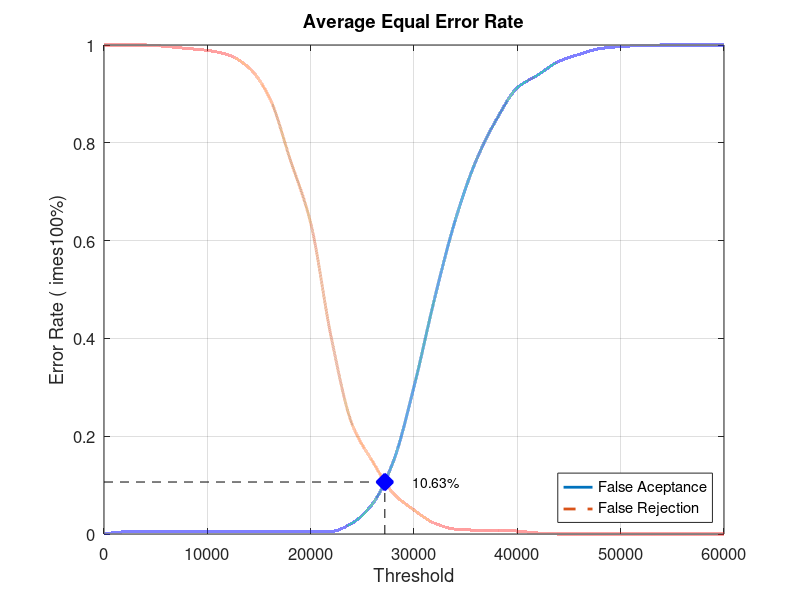
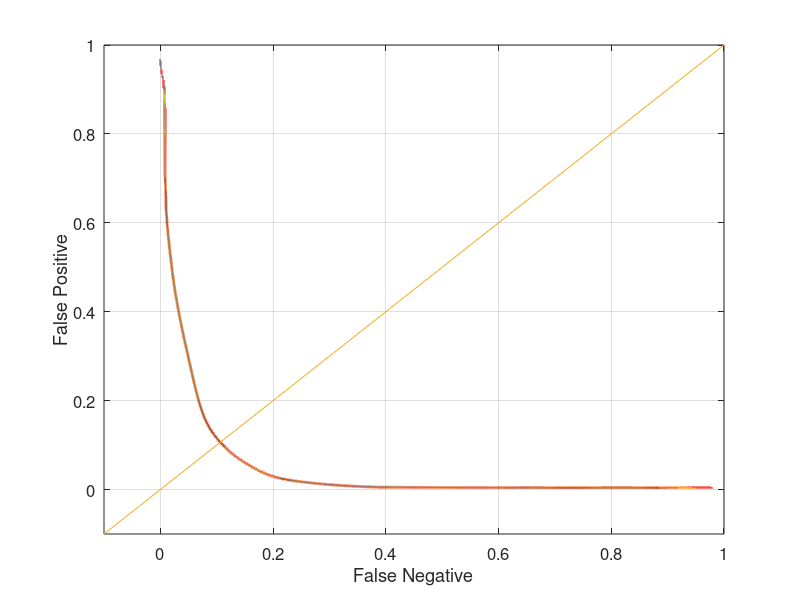

Source code (MATLAB) for these figures, in order:
close all;
clear;
clc;
x = 0:2000:60000;
xq = 0:0.5:60000;

y0 = [0 0.00421053 0.00421053 0.00421053 0.00421053 0.00421053 0.00421053 0.00421053 0.00421053 0.00421053 0.00421053 0.00526316 0.0221053 0.0621053 0.148421 0.301053 0.482105 0.642105 0.763158 0.848421 0.912632 0.938947 0.966316 0.981053 0.992632 0.996842 0.998947 1 1 1 1]
yy0 = interp1(x, y0, xq, 'pchip');
y1 = [1 1 1 0.997 0.993 0.989 0.98 0.954 0.893 0.767 0.636 0.401 0.225 0.148 0.083 0.049 0.022 0.01 0.008 0.008 0.006 0.002 0 0 0 0 0 0 0 0 0]
yy1 = interp1(x, y1, xq, 'pchip');

% Calculating EER: 
y2 = abs(y0 - y1);
find(y2 == min(y2))
yy2 = abs(yy0 - yy1);
xEER = find(yy2 == min(yy2));
xEERIndex = xq(xEER) % X-axis EER
yEER = yy0(xEER) % Y-axis EER

main = figure
plot(xq, yy0,'-','LineWidth', 2);	hold on
plot(xq, yy1,'--','LineWidth', 2);	hold on
plot([xEERIndex xEERIndex], [0 yEER], 'k--');	hold on
plot([0 xEERIndex], [yEER yEER], 'k--');	hold on
plot(xEERIndex, yEER, 'bx', 'LineWidth', 10);	hold on
text(xEERIndex + 10 * xEERIndex / 100, yEER, [num2str(round((10000 * yEER)) / 100) '%'])
legend('False Aceptance', 'False Rejection', 'Location', 'SouthEast')
xlabel('Threshold')
ylabel('Error Rate (	imes100%)')
title('Average Equal Error Rate')
set(gca, 'FontSize', 12)
axis([0 60000 0 1])
grid on

print(main, 'Database4AverageMain', '-dpng');
FNRxFPR = figure('Color', [1 1 1]);
plot(yy1, yy0, '-', yy1, yy0, 'LineWidth', 2);
hold on
y = -0.1:0.1:1
plot(y, y); 
set(gca, 'FontSize', 12)
xlabel('False Negative')
ylabel('False Positive')
axis([-0.1 1 -0.1 1])
set(gca, 'FontSize', 12)
grid on

print(FNRxFPR, 'Database4AverageFNRxFPR','-dpng');
